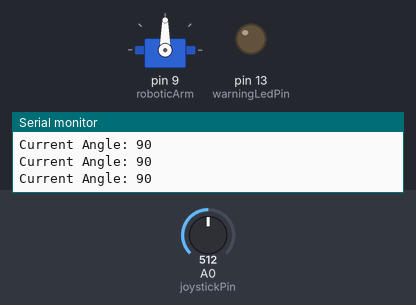
Simulated run of this sketch. Board: Arduino Uno, built with avr-gcc and run on an emulated ATmega328P. On the bench: servo, output pins drawn as LEDs (lit = HIGH), the last lines printed to the serial monitor. The test bench sets the inputs (shaded band); at power-on: A0 (joystickPin) = 512.

Above: at 1.2 s.
1.3 s: A0 (joystickPin) set to 558
At 1.8 s:
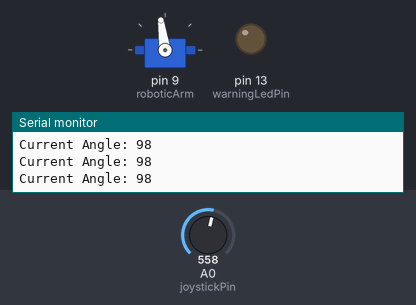
4.3 s: A0 (joystickPin) set to 587
At 5.4 s:
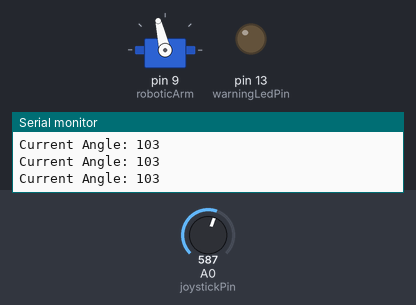
5.8 s: A0 (joystickPin) set to 306
At 6.4 s:
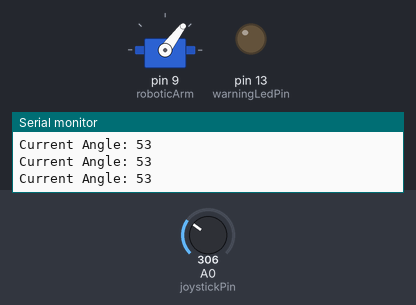
7.3 s: A0 (joystickPin) set to 60
At 7.6 s:
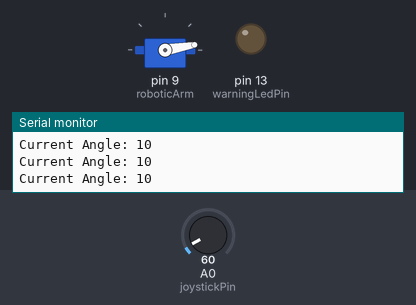
8.8 s: A0 (joystickPin) set to 53
At 10.0 s:
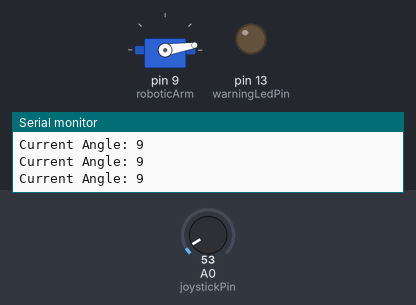
11.8 s: A0 (joystickPin) set to 716
At 12.2 s:
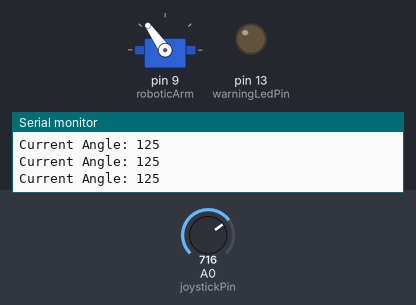
Timing chart, 0 to 14.3 s (numbered marks = the images above; inputs shaded):
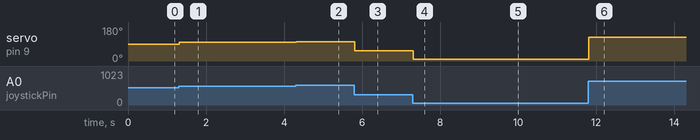

The sketch:

03_Smart_Actuator_Safety.ino
```cpp
#include <Servo.h>

Servo roboticArm;
int joystickPin = A0; //Potentiometer knob
int warningLedPin = 13; //Red LED
int sensorData; //Raw values from 0-1023
int armAngle; // Mapped angles from 0-180

void setup(){
  Serial.begin(9600);
  roboticArm.attach(9);   // Servo signal wire on Pin 9
  pinMode(warningLedPin, OUTPUT); //LED setup
}

void loop(){
  //1. SENSE
  sensorData = analogRead(joystickPin);

  //2. THINK: Translate to angle
  armAngle = map(sensorData, 0, 1023, 0, 180);

  //3. ACT: Move the arm
  roboticArm.write(armAngle);

  //4. SAFETY OVERRIDE LOGIC
  if (armAngle > 135){
    digitalWrite(warningLedPin, HIGH); //Danger zone : LED ON
    Serial.println("WARNING: Safety Zone Exceeded!");
  }else{
    digitalWrite(warningLedPin, LOW); //Safe zone : LED OFF
    Serial.print("Current Angle: ");
    Serial.println(armAngle);
  }

  delay(15);
}
```

Measured:
- after the input at 1.3 s, servo on pin 9 (roboticArm): 90° → 98° at once
- after the input at 4.3 s, servo on pin 9 (roboticArm): 98° → 103° at once
- after the input at 5.8 s, servo on pin 9 (roboticArm): 103° → 53° at once
- after the input at 7.3 s, servo on pin 9 (roboticArm): 53° → 10° at once
- after the input at 8.8 s, servo on pin 9 (roboticArm): 10° → 9° at once
- after the input at 11.8 s, servo on pin 9 (roboticArm): 9° → 125° at once
